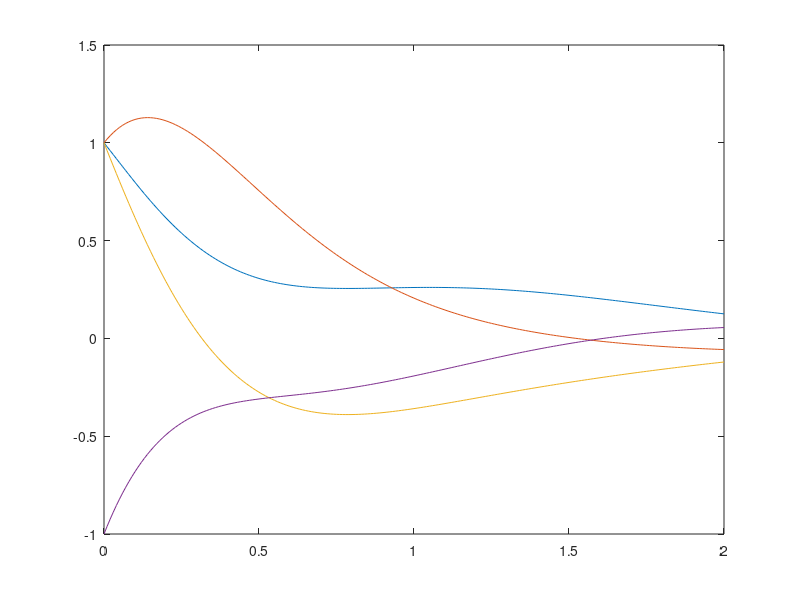
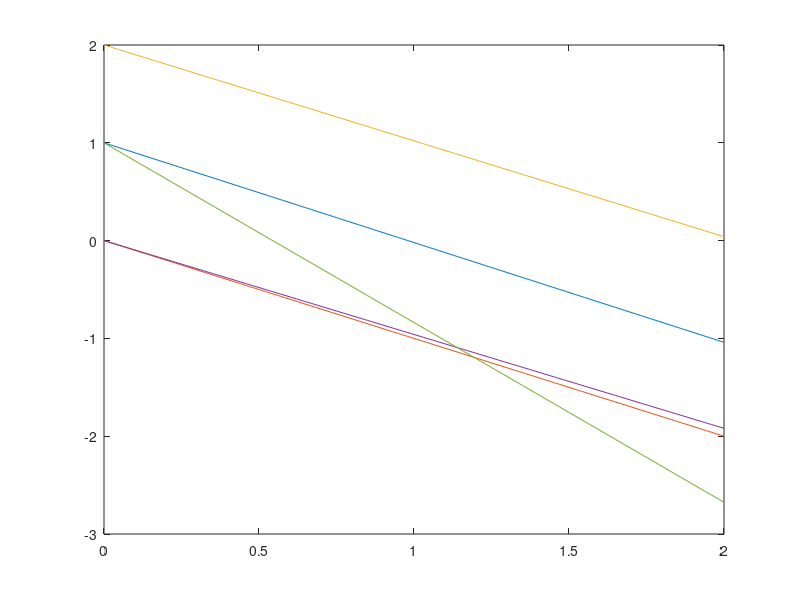

Source code (MATLAB) for these figures, in order:
%Teste 1

F = @(t, x) 1 + (x - t)^2;
ts = 1.05:0.01:3;
figure(1)
ode45(F, ts, -18.95);

%Teste 2

Sistema = @(t,x) [ (-2*x(1) -1*x(2) -1*x(3) -2*x(4));
    (x(1) -2*x(2) +2*x(3) -1*x(4));
    (-1*x(1) -2*x(2) -2*x(3) -1*x(4));
    (2*x(1) -1*x(2) +1*x(3) -2*x(4))
    ];
t_span = 0:0.01:2;
[t,x] = ode45(Sistema,t_span,[1;1;1;-1]);
figure(2);
plot(t,x);

%Teste 3

n = 5;
A = zeros(n,n)

for i = 1:n
    for j = 1:n
        if i == j
            A(i,j) = -2;
        elseif j == i + 1
                A(i,j) = 1;
        else 
            A(i,j) = 0;
        end
    end
end

A

X0 = zeros(n,1);

for i = 1:n
    y = i/(n+1);
    X0(i) = sin(pi*y) + sin(n*pi*y);
end    

X0

 % lembrando n = 5
sistema3 = @(t,f) [(A(1,1)*x(1)+A(1,2)*x(2)+A(1,3)*x(3)+A(1,4)*x(4)+A(1,5)*x(5));
    (A(2,1)*x(1)+A(2,2)*x(2)+A(2,3)*x(3)+A(2,4)*x(4)+A(2,5)*x(5));
    (A(3,1)*x(1)+A(3,2)*x(2)+A(3,3)*x(3)+A(3,4)*x(4)+A(3,5)*x(5));
    (A(4,1)*x(1)+A(4,2)*x(2)+A(4,3)*x(3)+A(4,4)*x(4)+A(4,5)*x(5));
    (A(5,1)*x(1)+A(5,2)*x(2)+A(5,3)*x(3)+A(5,4)*x(4)+A(5,5)*x(5));
    ];
tspan = 0:0.01:2;
[t,x] = ode45(sistema3
,tspan,X0);
figure(3)
plot(t,x)

